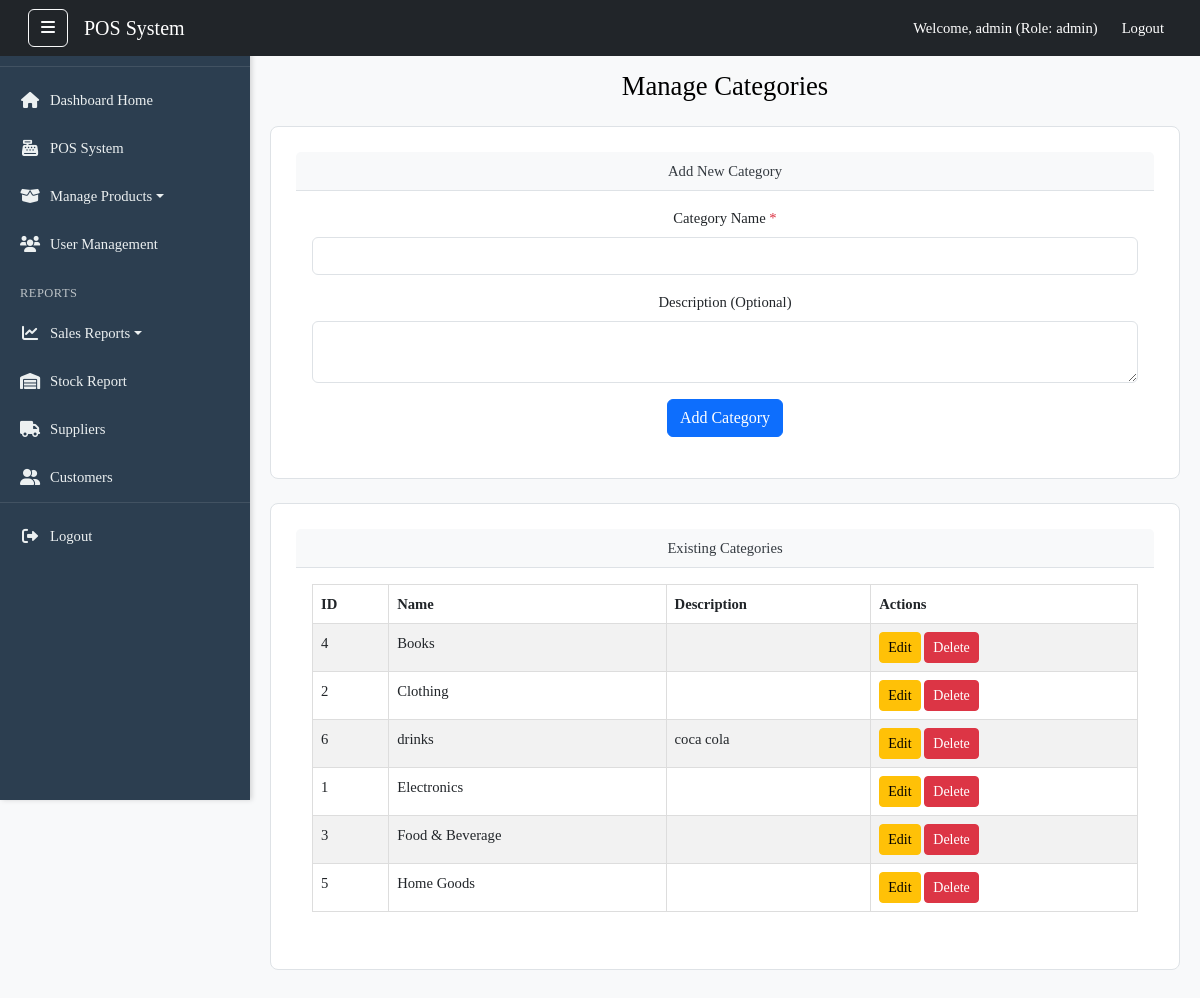
The page /views/categories.php (signed in) on the database its author committed.
### tables this page shows
CREATE TABLE `categories` (
  `id` int(11) NOT NULL,
  `name` varchar(100) NOT NULL,
  `description` text DEFAULT NULL
);

### views/categories.php (the view, shortened to what this page needs)
<?php
$conn = get_db_connection();
$categories = [];
try {
    $sql = "SELECT id, name, description FROM categories ORDER BY name ASC";
    $result = $conn->query($sql);
    if ($result) {
        while ($row = $result->fetch_assoc()) {
            $categories[] = $row;
        }
    } else {
        $message = "Error fetching categories: " . $conn->error;
        $message_type = 'danger';
    }
} catch (mysqli_sql_exception $e) {
    $message = "Database error fetching categories: " . $e->getMessage();
    $message_type = 'danger';
}
include '../includes/header.php';
?>
    <div class="dashboard-wrapper">
        <?php include '../includes/sidebar.php'; ?>
        <div class="main-content" id="main-content">
            <nav class="navbar navbar-expand-lg navbar-dark bg-dark fixed-top px-3 custom-navbar-top">
                <div class="container-fluid">
                    <button id="sidebarToggleDesktop" class="btn btn-outline-light d-none d-lg-block me-3" type="button">
                        <i class="fas fa-bars"></i>
                    </button>
                    <a class="navbar-brand" href="#">POS System</a>
                    <div class="collapse navbar-collapse" id="navbarNav">
                        <ul class="navbar-nav ms-auto">
                            <li class="nav-item d-flex align-items-center">
                                <span class="nav-link text-white me-2">Welcome, <?php echo htmlspecialchars($_SESSION["username"]); ?> (Role: <?php echo htmlspecialchars($_SESSION["role"]); ?>)</span>
                            </li>
                            <li class="nav-item">
                                <a class="nav-link btn btn-danger btn-sm text-white" href="../index.php">Logout</a>
                            </li>
                        </ul>
                    </div>
                </div>
            </nav>
            <div class="container-fluid dashboard-page-content mt-5 pt-3">
                <h2 class="mb-4">Manage Categories</h2>
                <div class="card mb-4">
                    <div class="card-header">
                        Add New Category
                    </div>
                    <div class="card-body">
                        <form action="<?php echo htmlspecialchars($_SERVER["PHP_SELF"]); ?>" method="post">
                            <div class="mb-3">
                                <label for="category_name" class="form-label">Category Name <span class="text-danger">*</span></label>
                                <input type="text" name="category_name" id="category_name" class="form-control" required>
                            </div>
                            <div class="mb-3">
                                <label for="category_description" class="form-label">Description (Optional)</label>
                                <textarea name="category_description" id="category_description" class="form-control" rows="2"></textarea>
                            </div>
                            <button type="submit" class="btn btn-primary">Add Category</button>
                        </form>
                    </div>
                </div>
                <div class="card">
                    <div class="card-header">
                        Existing Categories
                    </div>
                    <div class="card-body">
                        <div class="table-responsive">
                            <table class="table table-striped table-hover">
                                <thead>
                                    <tr>
                                        <th>ID</th>
                                        <th>Name</th>
                                        <th>Description</th>
                                        <th>Actions</th>
                                    </tr>
                                </thead>
                                <tbody>
                                    <?php if (!empty($categories)): ?>
                                        <?php foreach ($categories as $cat): ?>
                                            <tr>
                                                <td><?php echo htmlspecialchars($cat['id']); ?></td>
                                                <td><?php echo htmlspecialchars($cat['name']); ?></td>
                                                <td><?php echo htmlspecialchars($cat['description']); ?></td>
                                                <td>
                                                    <button type="button" class="btn btn-sm btn-warning edit-category-btn"
                                                        data-bs-toggle="modal" data-bs-target="#editCategoryModal"
                                                        data-id="<?php echo htmlspecialchars($cat['id']); ?>"
                                                        data-name="<?php echo htmlspecialchars($cat['name']); ?>"
                                                        data-description="<?php echo htmlspecialchars($cat['description']); ?>">
                                                        Edit
                                                    </button>
                                                    <button type="button" class="btn btn-sm btn-danger delete-category-btn"
                                                        data-bs-toggle="modal" data-bs-target="#deleteCategoryModal"
                                                        data-id="<?php echo htmlspecialchars($cat['id']); ?>"
                                                        data-name="<?php echo htmlspecialchars($cat['name']); ?>">
                                                        Delete
                                                    </button>
                                                </td>
                                            </tr>
                                        <?php endforeach; ?>
                                    <?php else: ?>
                                        <tr>
                                            <td colspan="4">No categories found.</td>
                                        </tr>
                                    <?php endif; ?>
                                </tbody>
                            </table>
                        </div>
                    </div>
                </div>
            </div>
        </div>
    </div>
</body>
</html>

### includes/header.php (shortened to what this page needs)
<!DOCTYPE html>
<html lang="en">
<head>
    <link href="https://cdn.jsdelivr.net/npm/bootstrap@5.3.0/dist/css/bootstrap.min.css" rel="stylesheet">
    <link rel="stylesheet" href="/capstonefinal/public/css/style.css">
    <link rel="stylesheet" href="https://cdnjs.cloudflare.com/ajax/libs/font-awesome/6.0.0-beta3/css/all.min.css">
</head>
<body>

### includes/sidebar.php (shortened to what this page needs)
<?php
$base_url_path = '/capstonefinal';
?>
<div class="sidebar" id="sidebar">
    <div class="sidebar-header">
        <h3>POS System</h3>
    </div>
    <ul class="sidebar-menu">
        <li><a href="<?php echo $base_url_path; ?>/views/dashboard.php" class="sidebar-link"><i class="fas fa-home"></i> Dashboard Home</a></li>
        <li><a href="<?php echo $base_url_path; ?>/views/pos_system.php" class="sidebar-link"><i class="fas fa-cash-register"></i> POS System</a></li>
        <li class="sidebar-dropdown">
            <a href="#manageProductsSubmenu" data-bs-toggle="collapse" aria-expanded="false" class="sidebar-link dropdown-toggle">
                <i class="fas fa-box-open"></i> Manage Products
            </a>
        </li>
        <li><a href="<?php echo $base_url_path; ?>/views/user_management.php" class="sidebar-link"><i class="fas fa-users"></i> User Management</a></li>
        <li class="menu-heading">Reports</li>
        <li class="sidebar-dropdown">
            <a href="#salesReportsSubmenu" data-bs-toggle="collapse" aria-expanded="false" class="sidebar-link dropdown-toggle">
                <i class="fas fa-chart-line"></i> Sales Reports
            </a>
        </li>
        <li><a href="<?php echo $base_url_path; ?>/views/reports/stock_report.php" class="sidebar-link"><i class="fas fa-warehouse"></i> Stock Report</a></li>
        <li><a href="<?php echo $base_url_path; ?>/views/suppliers.php" class="sidebar-link"><i class="fas fa-truck"></i> Suppliers</a></li>
        <li><a href="<?php echo $base_url_path; ?>/views/customers.php" class="sidebar-link"><i class="fas fa-user-friends"></i> Customers</a></li>
        <li class="menu-item-bottom"><a href="<?php echo $base_url_path; ?>/views/logout.php" class="sidebar-link"><i class="fas fa-sign-out-alt"></i> Logout</a></li>
    </ul>
</div>

### public/css/style.css (style rules this page uses)
body { font-family: 'Segoe UI', Tahoma, Geneva, Verdana, sans-serif; margin: 0; padding: 0; background-color: #f0f2f5; color: #333; overflow-x: hidden; }
.dashboard-wrapper { display: flex; min-height: 100vh; }
.sidebar { width: 250px; background-color: #2c3e50; color: #ecf0f1; padding-top: 20px; box-shadow: 2px 0 5px rgba(0, 0, 0, 0.15); transition: all 0.3s ease-in-out; flex-shrink: 0; overflow-y: auto; position: relative; }
.sidebar-header { display: flex; justify-content: space-between; align-items: center; padding: 0 20px 20px 20px; border-bottom: 1px solid rgba(255, 255, 255, 0.1); margin-bottom: 10px; }
.sidebar-header h3 { margin: 0; font-size: 1.5em; color: #fff; }
.sidebar-menu { list-style: none; padding: 0; margin: 0; }
.sidebar-menu li { margin-bottom: 2px; }
.sidebar-menu li a { display: flex; align-items: center; padding: 12px 20px; color: #ecf0f1; text-decoration: none; transition: background-color 0.2s ease; }
.sidebar-menu li a i { margin-right: 10px; font-size: 1.1em; width: 20px; text-align: center; }
.sidebar-menu .menu-heading { color: #bdc3c7; font-size: 0.85em; padding: 15px 20px 5px; text-transform: uppercase; letter-spacing: 0.5px; }
.sidebar-menu .menu-item-bottom { margin-top: auto; border-top: 1px solid rgba(255, 255, 255, 0.1); padding-top: 10px; }
.main-content { flex-grow: 1; background-color: #f8f9fa; transition: margin-left 0.3s ease-in-out; padding-top: 70px; padding-left: 20px; padding-right: 20px; }
.custom-navbar-top { z-index: 1030; padding-top: 0.5rem; padding-bottom: 0.5rem; }
.dashboard-page-content { padding-top: 0 !important; margin-top: 0 !important; padding-bottom: 20px; padding-left: 0; padding-right: 0; }
.dashboard-page-content h2 { margin-top: 0; margin-bottom: 1.5rem; }
.card { background-color: #fff; padding: 25px; border-radius: 8px; box-shadow: 0 4px 10px rgba(0, 0, 0, 0.08); text-align: center; transition: transform 0.2s ease-in-out; }
@media (min-width: 769px) { .main-content { padding-left: calc(250px + 20px); } }
@media (min-width: 769px) { .sidebar { position: fixed; left: 0; height: 100vh; } }
@media (min-width: 769px) { #sidebarToggleDesktop { display: block !important; } }
body { font-family: 'Times New Roman', serif; font-size: 11pt; color: #000; }
h2 { text-align: center; margin-bottom: 20px; font-size: 20pt; }
table { width: 100%; border-collapse: collapse; margin-bottom: 20px; }
th, td { border: 1px solid #ddd; padding: 8px; text-align: left; }
thead { background-color: #f2f2f2; }
.card { border: 1px solid #dee2e6; margin-bottom: 15px; box-shadow: none !important; page-break-inside: avoid; }
.card-header { background-color: #f8f9fa; border-bottom: 1px solid #dee2e6; color: #343a40; }
table { page-break-after: auto; }
tr { page-break-inside: avoid; page-break-after: auto; }
thead { display: table-header-group; }

### rows shown on the page
categories: id "4", name "Books"
categories: id "2", name "Clothing"
categories: id "6", name "drinks", description "coca cola"
categories: id "1", name "Electronics"
categories: id "3", name "Food & Beverage"
categories: id "5", name "Home Goods"

### other values the page prints
$_SESSION["username"] "admin"
$_SESSION["role"] "admin"
